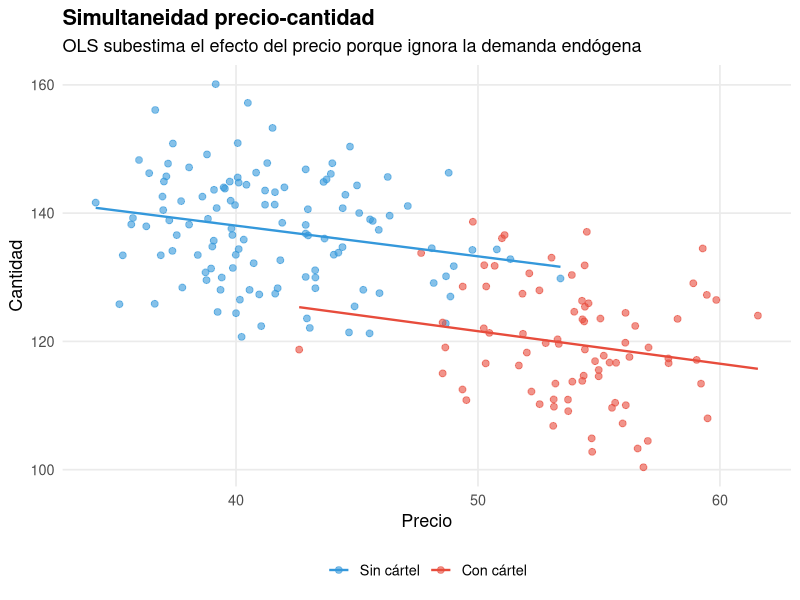

The R source for this figure:
## ---- chunk 1
#| label: setup-ch12
#| include: false
library(tidyverse)
library(kableExtra)
library(AER)
## ---- chunk 2
#| label: fig-iv-intuicion
#| fig-cap: "Lógica de las variables instrumentales: el instrumento (coste de transporte) afecta al precio pero no directamente a la demanda"
#| fig-width: 9
#| fig-height: 5.5

set.seed(1212)

n <- 200
coste_transporte <- 15 + rnorm(n, 0, 3)    # instrumento
shock_demanda <- rnorm(n, 0, 4)             # no observado
cartel <- c(rep(0, 120), rep(1, 80))

precio <- 30 + 0.8 * coste_transporte + 0.5 * shock_demanda + 12 * cartel + rnorm(n, 0, 2)
cantidad <- 200 - 1.5 * precio + 2 * shock_demanda + rnorm(n, 0, 5)

df_iv <- tibble(
  obs = 1:n, precio = round(precio, 2), cantidad = round(cantidad, 2),
  coste_transporte = round(coste_transporte, 2), cartel = cartel
)

ggplot(df_iv, aes(x = precio, y = cantidad, color = factor(cartel))) +
  geom_point(alpha = 0.6, size = 2) +
  geom_smooth(method = "lm", se = FALSE, linewidth = 0.8) +
  scale_color_manual(values = c("0" = "#3498db", "1" = "#e74c3c"),
                     labels = c("Sin cártel", "Con cártel")) +
  labs(x = "Precio", y = "Cantidad", color = NULL,
       title = "Simultaneidad precio-cantidad",
       subtitle = "OLS subestima el efecto del precio porque ignora la demanda endógena") +
  theme_minimal(base_size = 13) +
  theme(legend.position = "bottom", panel.grid.minor = element_blank(),
        plot.title = element_text(face = "bold"))
## ---- chunk 3
#| label: tbl-iv-comparacion
#| tbl-cap: "Comparación OLS vs. 2SLS: el sesgo de endogeneidad en la estimación de la elasticidad-precio"

fit_ols <- lm(cantidad ~ precio + cartel, data = df_iv)
fit_iv <- ivreg(cantidad ~ precio + cartel | coste_transporte + cartel, data = df_iv)

comparacion <- tibble(
  Método = c("OLS", "2SLS (IV)"),
  `Coef. precio` = c(round(coef(fit_ols)["precio"], 3),
                      round(coef(fit_iv)["precio"], 3)),
  `Coef. cártel` = c(round(coef(fit_ols)["cartel"], 3),
                      round(coef(fit_iv)["cartel"], 3))
)

comparacion |>
  knitr::kable(format = "pipe", align = c("l", "r", "r"))
## ---- chunk 4
#| label: tbl-iv-tests
#| tbl-cap: "Tests de validez del instrumento"

# Primera etapa
primera_etapa <- lm(precio ~ coste_transporte + cartel, data = df_iv)
f_stat <- summary(primera_etapa)$fstatistic[1]

tibble(
  Test = c("F primera etapa (relevancia)", "R² primera etapa"),
  Valor = c(round(f_stat, 2), round(summary(primera_etapa)$r.squared, 4)),
  Criterio = c("> 10 (Staiger-Stock)", "")
) |>
  knitr::kable(format = "pipe", align = c("l", "r", "l"))
## ---- chunk 5
#| label: tbl-iv-sensibilidad
#| tbl-cap: "Sensibilidad de la estimación al método y a la inclusión de controles"

sens_iv <- tibble(
  Especificación = c("OLS sin controles", "OLS con cártel", "2SLS con IV",
                     "2SLS con IV + controles adicionales"),
  `Coef. precio` = c(
    round(coef(lm(cantidad ~ precio, data = df_iv))["precio"], 3),
    round(coef(fit_ols)["precio"], 3),
    round(coef(fit_iv)["precio"], 3),
    round(coef(ivreg(cantidad ~ precio + cartel + I(obs/100) | coste_transporte + cartel + I(obs/100),
                     data = df_iv))["precio"], 3)
  )
)

sens_iv |>
  knitr::kable(format = "pipe", align = c("l", "r"))
